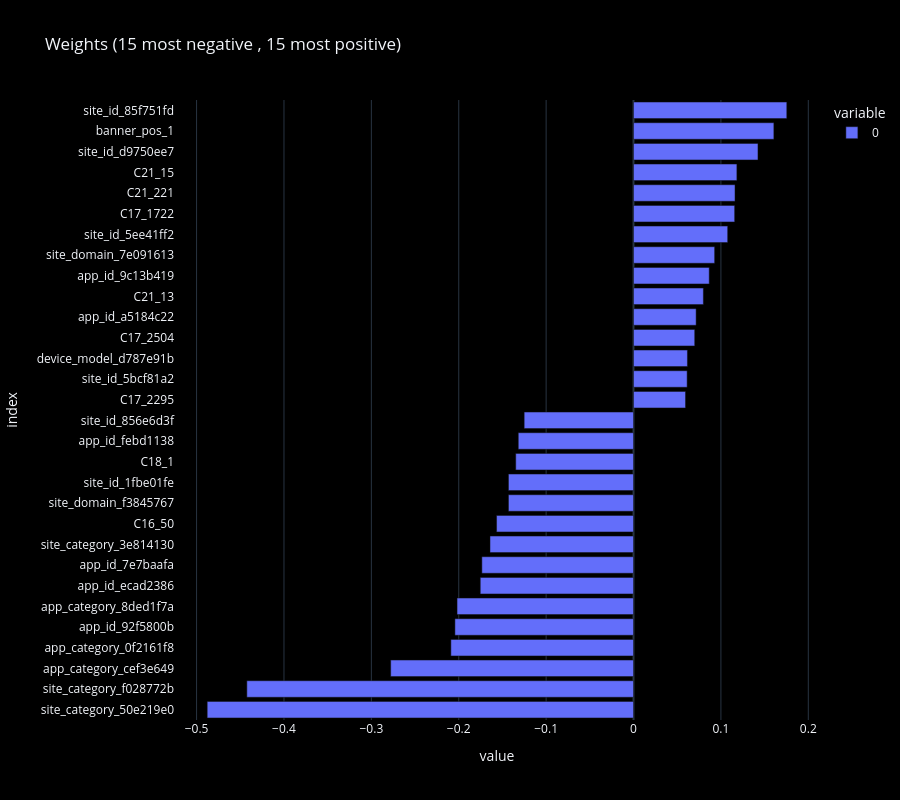

Notebook cell for this chart:
### Markdown cell above
## 4. Inference and Interpretation
### Feature importance : the features are standardised , so each weight is the change in log odds for 1 standard deviation of that column.
### Positive pushes towards a click , negative away. The 15 largest each way :

### Code cell
features = pd.read_parquet('../../data/ctr/X_train.parquet').columns
weights = pd.Series(model.W[:-1].cpu().numpy().ravel() , index=features).sort_values()
top = pd.concat([weights.head(15) , weights.tail(15)])
fig = px.bar(top , orientation='h' , height=800 , title='Weights (15 most negative , 15 most positive)')
fig.show()

### Figure 1 — Plotly figure (JSON) as saved in the notebook; plotly's stock layout.template omitted (floating-point values rounded to 4 significant figures)
{"data": [{"hovertemplate": "variable=0<br>value=%{x}<br>index=%{y}<extra></extra>", "legendgroup": "0", "marker": {"color": "#636efa", "pattern": {"shape": ""}}, "name": "0", "orientation": "h", "showlegend": true, "textposition": "auto", "type": "bar", "x": [-0.4879, -0.4425, -0.2779, -0.209, -0.2044, -0.2019, -0.1754, -0.1736, -0.1642, -0.1567, -0.1431, -0.1431, -0.1348, -0.1319, -0.1251, 0.0595, 0.06134, 0.0617, 0.07003, 0.07163, 0.07993, 0.08663, 0.09282, 0.1078, 0.1157, 0.1161, 0.1183, 0.1424, 0.1606, 0.1754], "xaxis": "x", "y": ["site_category_50e219e0", "site_category_f028772b", "app_category_cef3e649", "app_category_0f2161f8", "app_id_92f5800b", "app_category_8ded1f7a", "app_id_ecad2386", "app_id_7e7baafa", "site_category_3e814130", "C16_50", "site_domain_f3845767", "site_id_1fbe01fe", "C18_1", "app_id_febd1138", "site_id_856e6d3f", "C17_2295", "site_id_5bcf81a2", "device_model_d787e91b", "C17_2504", "app_id_a5184c22", "C21_13", "app_id_9c13b419", "site_domain_7e091613", "site_id_5ee41ff2", "C17_1722", "C21_221", "C21_15", "site_id_d9750ee7", "banner_pos_1", "site_id_85f751fd"], "yaxis": "y"}], "layout": {"barmode": "relative", "height": 800, "legend": {"title": {"text": "variable"}, "tracegroupgap": 0}, "title": {"text": "Weights (15 most negative , 15 most positive)"}, "xaxis": {"anchor": "y", "domain": [0.0, 1.0], "title": {"text": "value"}}, "yaxis": {"anchor": "x", "domain": [0.0, 1.0], "title": {"text": "index"}}}}
